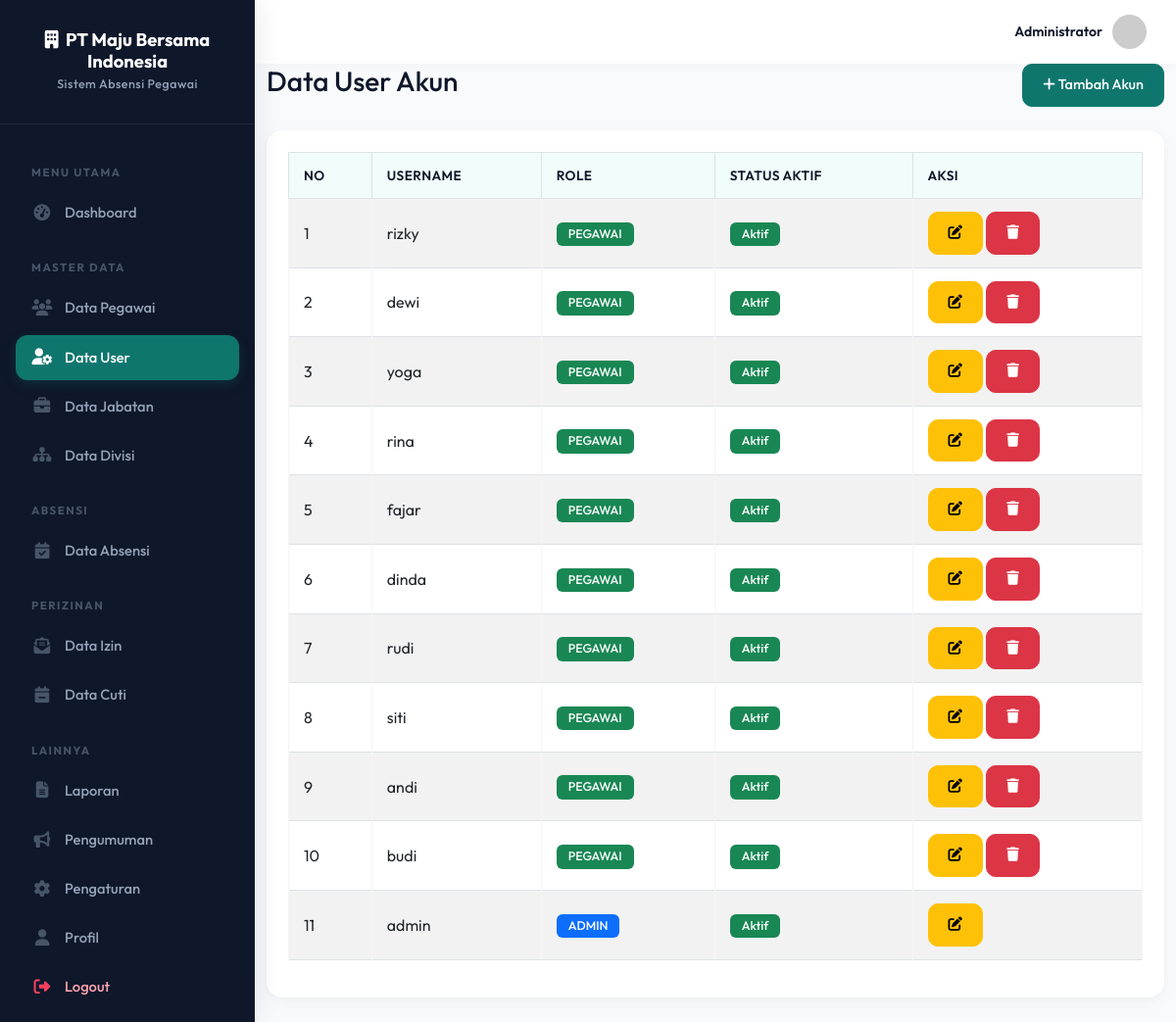
Page /admin/user.php (signed in) on the committed database.
### tables this page shows
CREATE TABLE users (
    id INT AUTO_INCREMENT PRIMARY KEY,
    username VARCHAR(50) NOT NULL UNIQUE,
    password VARCHAR(255) NOT NULL,
    role ENUM('admin','pegawai') NOT NULL DEFAULT 'pegawai',
    is_active TINYINT(1) DEFAULT 1,
    created_at TIMESTAMP DEFAULT CURRENT_TIMESTAMP
);

### admin/user.php (the view, shortened to what this page needs)
<?php
require_once 'layout/header.php';
$action = $_GET['action'] ?? 'list';
?>
<div class="container-fluid">
    <?php if ($action == 'list'): ?>
        <div class="d-flex justify-content-between align-items-center mb-4">
            <h3>Data User Akun</h3>
            <a href="?action=add" class="btn btn-primary"><i class="fas fa-plus"></i> Tambah Akun</a>
        </div>
        <div class="card">
            <div class="card-body">
                <div class="table-responsive">
                    <table class="table table-bordered table-striped">
                        <thead>
                            <tr>
                                <th>No</th>
                                <th>Username</th>
                                <th>Role</th>
                                <th>Status Aktif</th>
                                <th>Aksi</th>
                            </tr>
                        </thead>
                        <tbody>
                            <?php
                            $q = $conn->query("SELECT * FROM users ORDER BY id DESC");
                            $no = 1;
                            while ($row = $q->fetch_assoc()):
                            ?>
                            <tr>
                                <td><?= $no++ ?></td>
                                <td><?= htmlspecialchars($row['username']) ?></td>
                                <td>
                                    <span class="badge bg-<?= $row['role'] == 'admin' ? 'primary' : 'success' ?>">
                                        <?= strtoupper($row['role']) ?>
                                    </span>
                                </td>
                                <td>
                                    <?php if($row['is_active'] == 1): ?>
                                        <span class="badge bg-success">Aktif</span>
                                    <?php else: ?>
                                        <span class="badge bg-danger">Nonaktif</span>
                                    <?php endif; ?>
                                </td>
                                <td>
                                    <a href="?action=edit&id=<?= $row['id'] ?>" class="btn btn-sm btn-warning"><i class="fas fa-edit"></i></a>
                                    <?php if($row['id'] != $_SESSION['user_id']): ?>
                                    <a href="?action=delete&id=<?= $row['id'] ?>" class="btn btn-sm btn-danger" onclick="return confirm('Yakin hapus akun?')"><i class="fas fa-trash"></i></a>
                                    <?php endif; ?>
                                </td>
                            </tr>
                            <?php endwhile; ?>
                        </tbody>
                    </table>
                </div>
            </div>
        </div>
    <?php endif; ?>
</div>
<?php require_once 'layout/footer.php'; ?>

### assets/css/style.css (style rules this page uses)
:root { --primary: #0f766e; --primary-dark: #0d9488; --primary-light: #f0fdfa; --secondary: #64748b; --success: #0d9488; --danger: #e11d48; --warning: #d97706; --info: #0284c7; --bg: #f8fafc; --white: #ffffff; --sidebar-w: 260px; --text: #0f172a; --text-muted: #64748b; --shadow: 0 4px 20px -2px rgba(15, 23, 42, 0.05), 0 2px 8px -1px rgba(15, 23, 42, 0.03); --radius: 16px; }
* { box-sizing: border-box; }
body { font-family: 'Outfit', sans-serif; background: var(--bg); color: var(--text); margin: 0; }
a { text-decoration: none; }
.card { border: none; border-radius: var(--radius); box-shadow: var(--shadow); background: var(--white); margin-bottom: 25px; }
.card-body { padding: 22px; }
.table thead th { background: var(--primary-light); color: var(--text); font-weight: 600; font-size: 0.85rem; text-transform: uppercase; letter-spacing: 0.4px; border-bottom: none; padding: 13px 15px; }
.table tbody td { padding: 13px 15px; vertical-align: middle; border-color: #f5f5f5; }
.badge { padding: 6px 12px; border-radius: 6px; font-weight: 500; font-size: 0.78rem; }
.btn { border-radius: 10px; font-weight: 500; padding: 10px 20px; font-size: 0.9rem; transition: all 0.2s; }
.btn-primary { background: var(--primary); border-color: var(--primary); }

### rows in the picture
users: username "rizky", role "PEGAWAI", is_active "Aktif"
users: username "dewi", role "PEGAWAI", is_active "Aktif"
users: username "yoga", role "PEGAWAI", is_active "Aktif"
users: username "rina", role "PEGAWAI", is_active "Aktif"
users: username "fajar", role "PEGAWAI", is_active "Aktif"
users: username "dinda", role "PEGAWAI", is_active "Aktif"
users: username "rudi", role "PEGAWAI", is_active "Aktif"
users: username "siti", role "PEGAWAI", is_active "Aktif"
users: username "andi", role "PEGAWAI", is_active "Aktif"
users: username "budi", role "PEGAWAI", is_active "Aktif"
users: username "admin", role "ADMIN", is_active "Aktif"

### other values in the picture
NAMA_PERUSAHAAN "PT Maju Bersama Indonesia"
NAMA_SISTEM "Sistem Absensi Pegawai"
